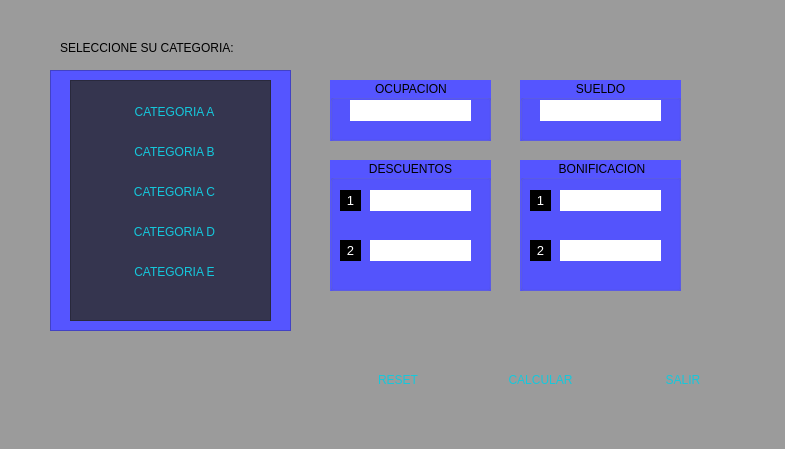
<?xml version="1.0" encoding="UTF-8"?>
<ui version="4.0">
 <class>DATOSDELTRABAJADOR</class>
 <widget class="QMainWindow" name="DATOSDELTRABAJADOR">
  <property name="geometry">
   <rect>
    <x>0</x>
    <y>0</y>
    <width>785</width>
    <height>449</height>
   </rect>
  </property>
  <property name="font">
   <font>
    <weight>75</weight>
    <bold>true</bold>
   </font>
  </property>
  <property name="windowTitle">
   <string>DATOS DEL TRABAJADOR</string>
  </property>
  <property name="styleSheet">
   <string notr="true">background-color: rgb(155, 155, 155);</string>
  </property>
  <widget class="QWidget" name="centralwidget">
   <widget class="QFrame" name="frame">
    <property name="geometry">
     <rect>
      <x>50</x>
      <y>70</y>
      <width>241</width>
      <height>261</height>
     </rect>
    </property>
    <property name="styleSheet">
     <string notr="true">background-color: rgb(85, 85, 255);</string>
    </property>
    <property name="frameShape">
     <enum>QFrame::StyledPanel</enum>
    </property>
    <property name="frameShadow">
     <enum>QFrame::Raised</enum>
    </property>
    <widget class="QFrame" name="frame_2">
     <property name="geometry">
      <rect>
       <x>20</x>
       <y>10</y>
       <width>201</width>
       <height>241</height>
      </rect>
     </property>
     <property name="styleSheet">
      <string notr="true">QFrame{
background-color: rgb(53,53,79);
}

QPushButton{
font: 87 12pt &quot;Arial Black&quot;;
background-color:#000000ff;
color: rgb(20, 200, 220);
border-radius:5px;
border:1px sold white;
}

QPushButton:hover{
background-color:black;
}</string>
     </property>
     <property name="frameShape">
      <enum>QFrame::StyledPanel</enum>
     </property>
     <property name="frameShadow">
      <enum>QFrame::Raised</enum>
     </property>
     <widget class="QPushButton" name="pushButton_2">
      <property name="geometry">
       <rect>
        <x>30</x>
        <y>60</y>
        <width>149</width>
        <height>23</height>
       </rect>
      </property>
      <property name="text">
       <string>CATEGORIA B</string>
      </property>
     </widget>
     <widget class="QPushButton" name="pushButton_4">
      <property name="geometry">
       <rect>
        <x>30</x>
        <y>100</y>
        <width>149</width>
        <height>23</height>
       </rect>
      </property>
      <property name="text">
       <string>CATEGORIA C</string>
      </property>
     </widget>
     <widget class="QPushButton" name="pushButton_5">
      <property name="geometry">
       <rect>
        <x>30</x>
        <y>140</y>
        <width>149</width>
        <height>23</height>
       </rect>
      </property>
      <property name="text">
       <string>CATEGORIA D</string>
      </property>
     </widget>
     <widget class="QPushButton" name="pushButton_6">
      <property name="geometry">
       <rect>
        <x>30</x>
        <y>180</y>
        <width>149</width>
        <height>23</height>
       </rect>
      </property>
      <property name="text">
       <string>CATEGORIA E</string>
      </property>
     </widget>
     <widget class="QPushButton" name="pushButton">
      <property name="geometry">
       <rect>
        <x>30</x>
        <y>20</y>
        <width>149</width>
        <height>23</height>
       </rect>
      </property>
      <property name="text">
       <string>CATEGORIA A</string>
      </property>
     </widget>
    </widget>
   </widget>
   <widget class="QLabel" name="label">
    <property name="geometry">
     <rect>
      <x>60</x>
      <y>40</y>
      <width>241</width>
      <height>16</height>
     </rect>
    </property>
    <property name="styleSheet">
     <string notr="true">color: rgb(0, 0, 0);
font: 75 12pt &quot;Arial&quot;;</string>
    </property>
    <property name="text">
     <string>SELECCIONE SU CATEGORIA:</string>
    </property>
   </widget>
   <widget class="QGroupBox" name="groupBox">
    <property name="geometry">
     <rect>
      <x>330</x>
      <y>80</y>
      <width>161</width>
      <height>61</height>
     </rect>
    </property>
    <property name="styleSheet">
     <string notr="true">background-color: rgb(85, 85, 255);
font: 75 9pt &quot;Arial&quot;;
font: 75 11pt &quot;Arial&quot;;</string>
    </property>
    <property name="title">
     <string>OCUPACION</string>
    </property>
    <property name="alignment">
     <set>Qt::AlignCenter</set>
    </property>
    <widget class="QLabel" name="label_2">
     <property name="geometry">
      <rect>
       <x>20</x>
       <y>20</y>
       <width>121</width>
       <height>21</height>
      </rect>
     </property>
     <property name="font">
      <font>
       <family>Arial</family>
       <pointsize>11</pointsize>
       <weight>9</weight>
       <italic>false</italic>
       <bold>false</bold>
      </font>
     </property>
     <property name="styleSheet">
      <string notr="true">background-color: rgb(255, 255, 255);</string>
     </property>
     <property name="text">
      <string/>
     </property>
    </widget>
   </widget>
   <widget class="QGroupBox" name="groupBox_2">
    <property name="geometry">
     <rect>
      <x>520</x>
      <y>80</y>
      <width>161</width>
      <height>61</height>
     </rect>
    </property>
    <property name="styleSheet">
     <string notr="true">background-color: rgb(85, 85, 255);
font: 75 9pt &quot;Arial&quot;;
font: 75 11pt &quot;Arial&quot;;</string>
    </property>
    <property name="title">
     <string>SUELDO</string>
    </property>
    <property name="alignment">
     <set>Qt::AlignCenter</set>
    </property>
    <widget class="QLabel" name="label_3">
     <property name="geometry">
      <rect>
       <x>20</x>
       <y>20</y>
       <width>121</width>
       <height>21</height>
      </rect>
     </property>
     <property name="font">
      <font>
       <family>Arial</family>
       <pointsize>11</pointsize>
       <weight>9</weight>
       <italic>false</italic>
       <bold>false</bold>
      </font>
     </property>
     <property name="styleSheet">
      <string notr="true">background-color: rgb(255, 255, 255);</string>
     </property>
     <property name="text">
      <string/>
     </property>
    </widget>
   </widget>
   <widget class="QGroupBox" name="groupBox_3">
    <property name="geometry">
     <rect>
      <x>330</x>
      <y>160</y>
      <width>161</width>
      <height>131</height>
     </rect>
    </property>
    <property name="styleSheet">
     <string notr="true">background-color: rgb(85, 85, 255);
font: 75 9pt &quot;Arial&quot;;
font: 75 11pt &quot;Arial&quot;;</string>
    </property>
    <property name="title">
     <string>DESCUENTOS</string>
    </property>
    <property name="alignment">
     <set>Qt::AlignCenter</set>
    </property>
    <widget class="QLabel" name="label_4">
     <property name="geometry">
      <rect>
       <x>40</x>
       <y>30</y>
       <width>101</width>
       <height>21</height>
      </rect>
     </property>
     <property name="font">
      <font>
       <family>Arial</family>
       <pointsize>11</pointsize>
       <weight>9</weight>
       <italic>false</italic>
       <bold>false</bold>
      </font>
     </property>
     <property name="styleSheet">
      <string notr="true">background-color: rgb(255, 255, 255);</string>
     </property>
     <property name="text">
      <string/>
     </property>
    </widget>
    <widget class="QLabel" name="label_5">
     <property name="geometry">
      <rect>
       <x>40</x>
       <y>80</y>
       <width>101</width>
       <height>21</height>
      </rect>
     </property>
     <property name="font">
      <font>
       <family>Arial</family>
       <pointsize>11</pointsize>
       <weight>9</weight>
       <italic>false</italic>
       <bold>false</bold>
      </font>
     </property>
     <property name="styleSheet">
      <string notr="true">background-color: rgb(255, 255, 255);</string>
     </property>
     <property name="text">
      <string/>
     </property>
    </widget>
    <widget class="QLabel" name="label_6">
     <property name="geometry">
      <rect>
       <x>10</x>
       <y>30</y>
       <width>21</width>
       <height>21</height>
      </rect>
     </property>
     <property name="font">
      <font>
       <family>Arial</family>
       <pointsize>10</pointsize>
       <weight>9</weight>
       <italic>false</italic>
       <bold>false</bold>
      </font>
     </property>
     <property name="styleSheet">
      <string notr="true">background-color: rgb(0, 0, 0);
font: 75 10pt &quot;Arial&quot;;
color: rgb(255, 255,255);</string>
     </property>
     <property name="text">
      <string>1</string>
     </property>
     <property name="alignment">
      <set>Qt::AlignCenter</set>
     </property>
    </widget>
    <widget class="QLabel" name="label_7">
     <property name="geometry">
      <rect>
       <x>10</x>
       <y>80</y>
       <width>21</width>
       <height>21</height>
      </rect>
     </property>
     <property name="font">
      <font>
       <family>Arial</family>
       <pointsize>10</pointsize>
       <weight>9</weight>
       <italic>false</italic>
       <bold>false</bold>
      </font>
     </property>
     <property name="styleSheet">
      <string notr="true">background-color: rgb(0, 0, 0);
font: 75 10pt &quot;Arial&quot;;
color: rgb(255, 255,255);</string>
     </property>
     <property name="text">
      <string>2</string>
     </property>
     <property name="alignment">
      <set>Qt::AlignCenter</set>
     </property>
    </widget>
   </widget>
   <widget class="QGroupBox" name="groupBox_4">
    <property name="geometry">
     <rect>
      <x>520</x>
      <y>160</y>
      <width>161</width>
      <height>131</height>
     </rect>
    </property>
    <property name="styleSheet">
     <string notr="true">background-color: rgb(85, 85, 255);
font: 75 9pt &quot;Arial&quot;;
font: 75 11pt &quot;Arial&quot;;</string>
    </property>
    <property name="title">
     <string>BONIFICACION</string>
    </property>
    <property name="alignment">
     <set>Qt::AlignCenter</set>
    </property>
    <widget class="QLabel" name="label_8">
     <property name="geometry">
      <rect>
       <x>40</x>
       <y>30</y>
       <width>101</width>
       <height>21</height>
      </rect>
     </property>
     <property name="font">
      <font>
       <family>Arial</family>
       <pointsize>11</pointsize>
       <weight>9</weight>
       <italic>false</italic>
       <bold>false</bold>
      </font>
     </property>
     <property name="styleSheet">
      <string notr="true">background-color: rgb(255, 255, 255);</string>
     </property>
     <property name="text">
      <string/>
     </property>
    </widget>
    <widget class="QLabel" name="label_9">
     <property name="geometry">
      <rect>
       <x>40</x>
       <y>80</y>
       <width>101</width>
       <height>21</height>
      </rect>
     </property>
     <property name="font">
      <font>
       <family>Arial</family>
       <pointsize>11</pointsize>
       <weight>9</weight>
       <italic>false</italic>
       <bold>false</bold>
      </font>
     </property>
     <property name="styleSheet">
      <string notr="true">background-color: rgb(255, 255, 255);</string>
     </property>
     <property name="text">
      <string/>
     </property>
    </widget>
    <widget class="QLabel" name="label_10">
     <property name="geometry">
      <rect>
       <x>10</x>
       <y>30</y>
       <width>21</width>
       <height>21</height>
      </rect>
     </property>
     <property name="font">
      <font>
       <family>Arial</family>
       <pointsize>10</pointsize>
       <weight>9</weight>
       <italic>false</italic>
       <bold>false</bold>
      </font>
     </property>
     <property name="styleSheet">
      <string notr="true">background-color: rgb(0, 0, 0);
font: 75 10pt &quot;Arial&quot;;
color: rgb(255, 255,255);</string>
     </property>
     <property name="text">
      <string>1</string>
     </property>
     <property name="alignment">
      <set>Qt::AlignCenter</set>
     </property>
    </widget>
    <widget class="QLabel" name="label_11">
     <property name="geometry">
      <rect>
       <x>10</x>
       <y>80</y>
       <width>21</width>
       <height>21</height>
      </rect>
     </property>
     <property name="font">
      <font>
       <family>Arial</family>
       <pointsize>10</pointsize>
       <weight>9</weight>
       <italic>false</italic>
       <bold>false</bold>
      </font>
     </property>
     <property name="styleSheet">
      <string notr="true">background-color: rgb(0, 0, 0);
font: 75 10pt &quot;Arial&quot;;
color: rgb(255, 255,255);</string>
     </property>
     <property name="text">
      <string>2</string>
     </property>
     <property name="alignment">
      <set>Qt::AlignCenter</set>
     </property>
    </widget>
   </widget>
   <widget class="QWidget" name="">
    <property name="geometry">
     <rect>
      <x>330</x>
      <y>350</y>
      <width>421</width>
      <height>61</height>
     </rect>
    </property>
    <layout class="QHBoxLayout" name="horizontalLayout">
     <item>
      <widget class="QPushButton" name="pushButton_7">
       <property name="styleSheet">
        <string notr="true">QPushButton{
font: 87 12pt &quot;Arial Black&quot;;
background-color:#000000ff;
color: rgb(20, 200, 220);
border-radius:5px;
border:1px sold white;
}

QPushButton:hover{
background-color:black;
}</string>
       </property>
       <property name="text">
        <string>RESET</string>
       </property>
      </widget>
     </item>
     <item>
      <widget class="QPushButton" name="pushButton_8">
       <property name="styleSheet">
        <string notr="true">QPushButton{
font: 87 12pt &quot;Arial Black&quot;;
background-color:#000000ff;
color: rgb(20, 200, 220);
border-radius:5px;
border:1px sold white;
}

QPushButton:hover{
background-color:black;
}</string>
       </property>
       <property name="text">
        <string>CALCULAR</string>
       </property>
      </widget>
     </item>
     <item>
      <widget class="QPushButton" name="pushButton_9">
       <property name="styleSheet">
        <string notr="true">QPushButton{
font: 87 12pt &quot;Arial Black&quot;;
background-color:#000000ff;
color: rgb(20, 200, 220);
border-radius:5px;
border:1px sold white;
}

QPushButton:hover{
background-color:black;
}</string>
       </property>
       <property name="text">
        <string>SALIR</string>
       </property>
      </widget>
     </item>
    </layout>
   </widget>
  </widget>
 </widget>
 <resources/>
 <connections/>
</ui>
